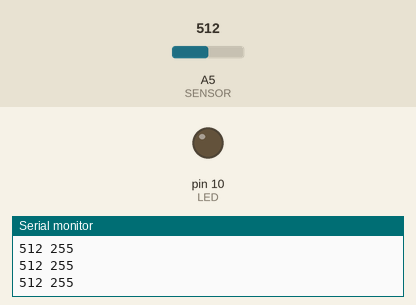
The sketch below on a simulated Arduino Uno, built with avr-gcc and run on an emulated ATmega328P. On the bench: output pins drawn as LEDs (lit = HIGH), the last lines printed to the serial monitor. Inputs (shaded band) come from the test bench; at power-on: A5 (SENSOR) = 512.

Above: at 1.2 s.
1.3 s: A5 (SENSOR) set to 122
At 1.46 s:
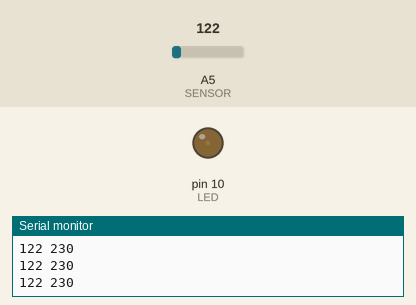
3.1 s: A5 (SENSOR) set to 0
At 4.8 s:
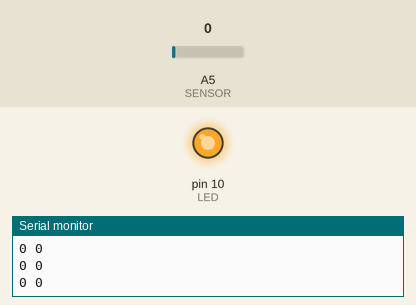
5.6 s: A5 (SENSOR) set to 1023
At 5.75 s:
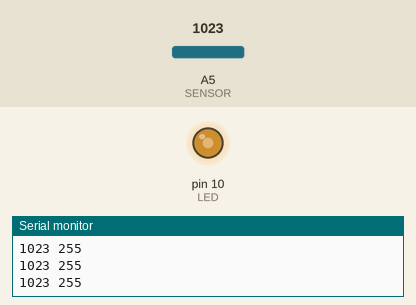
Timing chart, 0 to 8.6 s (numbered marks = the images above; inputs shaded):
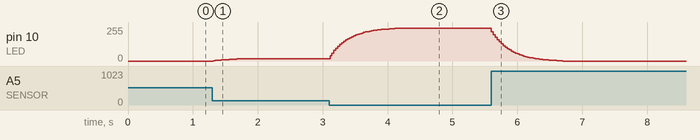

Measured:
- after the input at 1.3 s, pin 10 (LED): moves from 0/255 to 16/255 over 0.37 s, starting at once
- after the input at 3.1 s, pin 10 (LED): moves from 16/255 to 246/255 over 1.1 s, starting at once
- after the input at 5.6 s, pin 10 (LED): moves from 246/255 to 0/255 over 1.1 s, starting at once

The sketch:

light_sensor.ino
```cpp
const int SENSOR = 5;
const int LED = 10;

int brightness = 0;

int mapped(int val, int from_low, int from_high, int to_low, int to_high) {
    float ratio = float (to_high - to_low) / float (from_high - from_low);
    int ret = int (val * ratio);
    if (ret < to_low) { ret = to_low; }
    if (ret > to_high) { ret = to_high; }
    return ret;
}

int mappedRead() {
    int sensor_read = analogRead(SENSOR);
    int light = mapped(sensor_read, 0, 135, 0, 255);
    Serial.print(sensor_read);
    Serial.print(" ");
    Serial.println(light);
    return light;
}

void setup() {
    pinMode(SENSOR, INPUT);
    Serial.begin(9600);
}

void loop() {
    brightness = (0.9 * brightness) + (0.1 * (255 - mappedRead()));

    analogWrite(LED, brightness);
    delay(30);
}
```
